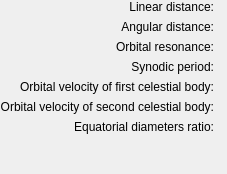
            <widget class="QWidget" name="tabData">
             <attribute name="title">
              <string>Data</string>
             </attribute>
             <layout class="QGridLayout" name="gridLayout_10">
              <property name="leftMargin">
               <number>0</number>
              </property>
              <property name="topMargin">
               <number>0</number>
              </property>
              <property name="rightMargin">
               <number>0</number>
              </property>
              <property name="bottomMargin">
               <number>0</number>
              </property>
              <item row="0" column="0">
               <layout class="QGridLayout" name="gridLayout_9">
                <item row="2" column="0">
                 <widget class="QLabel" name="labelOrbitalResonance">
                  <property name="text">
                   <string>Orbital resonance:</string>
                  </property>
                  <property name="alignment">
                   <set>Qt::AlignRight|Qt::AlignTrailing|Qt::AlignVCenter</set>
                  </property>
                 </widget>
                </item>
                <item row="0" column="1">
                 <widget class="QLabel" name="labelLinearDistanceValue"/>
                </item>
                <item row="3" column="1">
                 <widget class="QLabel" name="labelSynodicPeriodValue"/>
                </item>
                <item row="3" column="0">
                 <widget class="QLabel" name="labelSynodicPeriod">
                  <property name="text">
                   <string>Synodic period:</string>
                  </property>
                  <property name="alignment">
                   <set>Qt::AlignRight|Qt::AlignTrailing|Qt::AlignVCenter</set>
                  </property>
                 </widget>
                </item>
                <item row="4" column="0">
                 <widget class="QLabel" name="labelOrbitalVelocityFCB">
                  <property name="text">
                   <string>Orbital velocity of first celestial body:</string>
                  </property>
                  <property name="alignment">
                   <set>Qt::AlignRight|Qt::AlignTrailing|Qt::AlignVCenter</set>
                  </property>
                 </widget>
                </item>
                <item row="5" column="1">
                 <widget class="QLabel" name="labelOrbitalVelocitySCBValue"/>
                </item>
                <item row="1" column="0">
                 <widget class="QLabel" name="labelAngularDistance">
                  <property name="text">
                   <string>Angular distance:</string>
                  </property>
                  <property name="alignment">
                   <set>Qt::AlignRight|Qt::AlignTrailing|Qt::AlignVCenter</set>
                  </property>
                 </widget>
                </item>
                <item row="4" column="1">
                 <widget class="QLabel" name="labelOrbitalVelocityFCBValue"/>
                </item>
                <item row="2" column="1">
                 <widget class="QLabel" name="labelOrbitalResonanceValue"/>
                </item>
                <item row="0" column="0">
                 <widget class="QLabel" name="labelLinearDistance">
                  <property name="text">
                   <string>Linear distance:</string>
                  </property>
                  <property name="alignment">
                   <set>Qt::AlignRight|Qt::AlignTrailing|Qt::AlignVCenter</set>
                  </property>
                 </widget>
                </item>
                <item row="5" column="0">
                 <widget class="QLabel" name="labelOrbitalVelocitySCB">
                  <property name="text">
                   <string>Orbital velocity of second celestial body:</string>
                  </property>
                  <property name="alignment">
                   <set>Qt::AlignRight|Qt::AlignTrailing|Qt::AlignVCenter</set>
                  </property>
                 </widget>
                </item>
                <item row="1" column="1">
                 <widget class="QLabel" name="labelAngularDistanceValue"/>
                </item>
                <item row="6" column="0">
                 <widget class="QLabel" name="labelEquatorialRadiiRatioRatio">
                  <property name="text">
                   <string>Equatorial diameters ratio:</string>
                  </property>
                  <property name="alignment">
                   <set>Qt::AlignRight|Qt::AlignTrailing|Qt::AlignVCenter</set>
                  </property>
                 </widget>
                </item>
                <item row="6" column="1">
                 <widget class="QLabel" name="labelEquatorialRadiiRatioValue">
                  <property name="text">
                   <string/>
                  </property>
                 </widget>
                </item>
               </layout>
              </item>
              <item row="1" column="0">
               <spacer name="verticalSpacer">
                <property name="orientation">
                 <enum>Qt::Vertical</enum>
                </property>
                <property name="sizeHint" stdset="0">
                 <size>
                  <width>20</width>
                  <height>40</height>
                 </size>
                </property>
               </spacer>
              </item>
             </layout>
            </widget>
